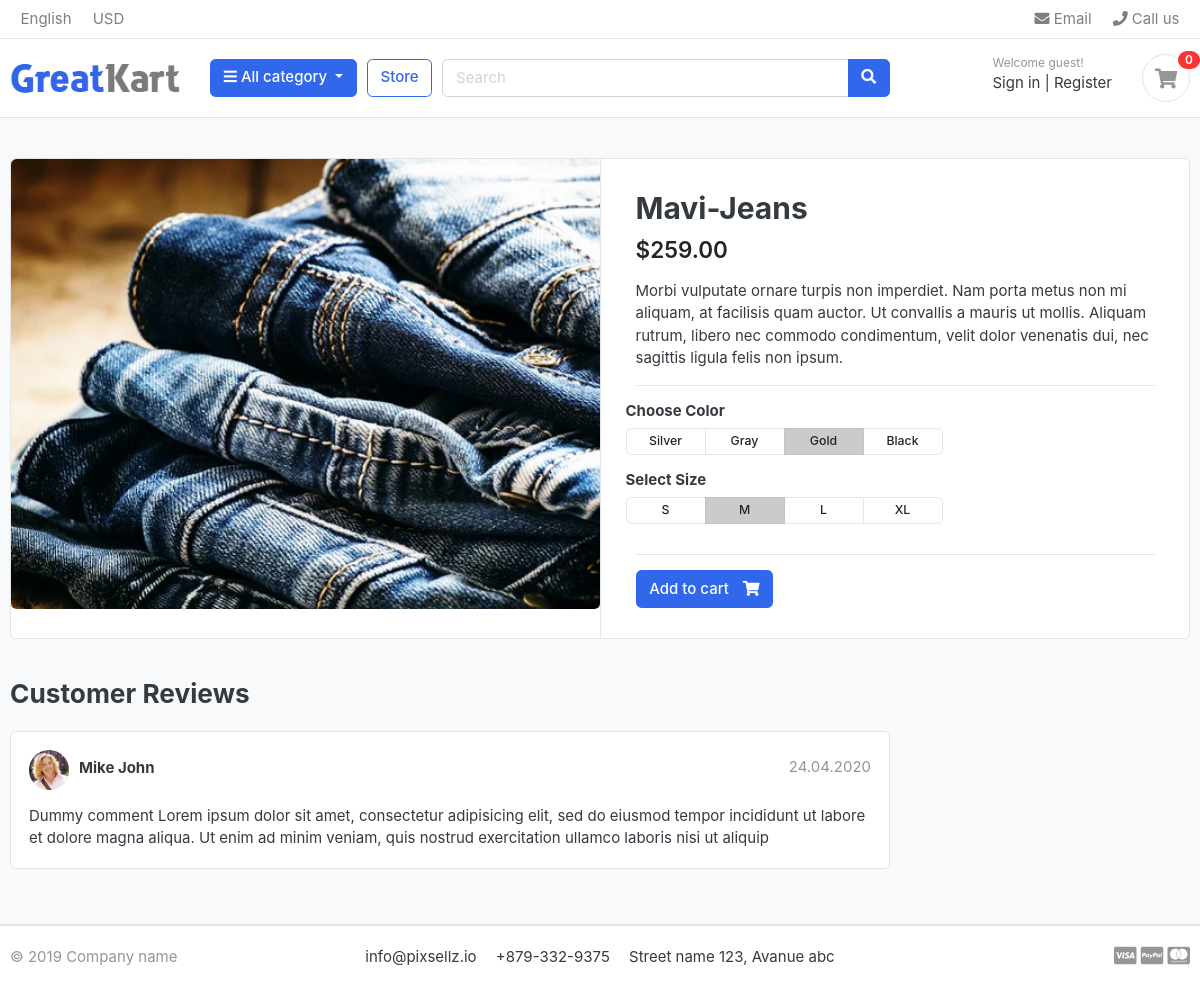
The page /store/jeans/mavi-jeans/ on the database its author committed.
### store/models.py (models this page shows, shortened)
class Product(models.Model):
    product_name = models.CharField(max_length=255 , unique=True)
    slug         = models.SlugField(max_length=255, unique=True)
    description  = models.TextField(max_length=1200 , blank= True)
    price        = models.DecimalField(max_digits=6, decimal_places=2)
    images       = models.ImageField(upload_to= 'photos/products', blank=True)
    stocks       = models.SmallIntegerField()
    is_available = models.BooleanField(default=True)
    category     = models.ForeignKey(Category , on_delete=models.CASCADE)
    created_date = models.DateTimeField(auto_now_add=True)
    modified_date= models.DateTimeField(auto_now= True)

### store/views.py (the view)
# urls.py: path('<slug:category_slug>/<slug:product_slug>/', views.product_detail, name = 'product_detail')
def product_detail(request,category_slug, product_slug):
    try:
        single_product = Product.objects.get(category__slug =category_slug, slug = product_slug )
    except Exception as e:
        raise e
    context = {
        'single_product' : single_product,
    }
    return render(request, 'store/product_detail.html',context)

### category/context_processors.py (called while the page is built)
def menu_links(request):
    links = Category.objects.all()
    return dict(links= links)

### category/models.py (called while the page is built)
    def get_url(self):
        return reverse('products_by_category' , args =[self.slug] )

### templates/store/product_detail.html
{% extends 'base.html' %}
{% load static %}
{% block content %}
<section class="section-content padding-y bg">
    <div class="container">
    <div class="card">
        <div class="row no-gutters">
            <aside class="col-md-6">
    <article class="gallery-wrap">
        <div class="img-big-wrap">
           <a href="#"><img src="{{ single_product.images.url}}"></a>
        </div>
    </article>
            </aside>
            <main class="col-md-6 border-left">
    <article class="content-body">
    <h2 class="title">{{single_product.product_name}}</h2>
    <div class="mb-3">
        <var class="price h4">${{single_product.price}}</var>
    </div>
    <p>{{single_product.description}}</p>
    <hr>
        <div class="row">
            <div class="item-option-select">
                <h6>Choose Color</h6>
                <div class="btn-group btn-group-sm btn-group-toggle" data-toggle="buttons">
                  <label class="btn btn-light">
                    <input type="radio" name="radio_color"> Silver
                  </label>
                  <label class="btn btn-light">
                    <input type="radio" name="radio_color" > Gray
                  </label>
                  <label class="btn btn-light active">
                    <input type="radio" name="radio_color checked"> Gold
                  </label>
                  <label class="btn btn-light">
                    <input type="radio" name="radio_color"> Black
                  </label>
                </div>
            </div>
        </div>
        <div class="row">
            <div class="item-option-select">
                <h6>Select Size</h6>
                <div class="btn-group btn-group-sm btn-group-toggle" data-toggle="buttons">
                  <label class="btn btn-light">
                    <input type="radio" name="radio_color"> S
                  </label>
                  <label class="btn btn-light active">
                    <input type="radio" name="radio_color" checked> M
                  </label>
                  <label class="btn btn-light">
                    <input type="radio" name="radio_color"> L
                  </label>
                  <label class="btn btn-light">
                    <input type="radio" name="radio_color"> XL
                  </label>
                </div>
            </div>
        </div>
        <hr>
        {% if single_product.stocks <= 0 %}
          <h5 class = "text-danger"> Out of Stock </h5>
          {% else %}
            <a href="./product-detail.html" class="btn  btn-primary"> <span class="text">Add to cart</span> <i class="fas fa-shopping-cart"></i>  </a>
          {% endif %}
    </article>
            </main>
        </div>
    </div>
    <br>
    <div class="row">
                <div class="col-md-9">
        <header class="section-heading">
            <h3>Customer Reviews </h3>
        </header>
        <article class="box mb-3">
            <div class="icontext w-100">
                <img src="{% static './images/avatars/avatar1.jpg' %}" class="img-xs icon rounded-circle">
                <div class="text">
                    <span class="date text-muted float-md-right">24.04.2020 </span>
                    <h6 class="mb-1">Mike John </h6>
                </div>
            </div>
            <div class="mt-3">
                <p>
                    Dummy comment Lorem ipsum dolor sit amet, consectetur adipisicing elit, sed do eiusmod
                    tempor incididunt ut labore et dolore magna aliqua. Ut enim ad minim veniam,
                    quis nostrud exercitation ullamco laboris nisi ut aliquip
                </p>
            </div>
        </article>
        </div>
    </div>
    </div>
    </section>
</body>
</html>
{% endblock %}

### static/css/ui.css (style rules this page uses)
html { font-family: "Inter", sans-serif; font-size: 15px; }
.content-body { flex: 1 1 auto; padding: 2rem 2.3rem; }
.img-xs, .img-sm, .img-md, .img-lg { -o-object-fit: cover; object-fit: cover; flex-shrink: 0; flex-grow: 0; }
.img-xs { width: 40px; height: 40px; }
.padding-y { padding-top: 40px; padding-bottom: 40px; }
var { font-style: normal; }
article:after, .form-group:after { display: block; clear: both; content: ""; }
.bg { background-color: #f8f9fa; }
.section-heading { margin-bottom: 20px; margin-top: 15px; }
p:last-child { margin-bottom: 0; }
.btn-light { background-color: #fff; border-color: #e4e4e4; }
.btn .text + i { margin-left: 10px; }
.icontext { display: inline-flex; align-items: center; vertical-align: middle; }
.icontext .text { width: 100%; line-height: 1.2; }
.icontext .icon { position: relative; margin-right: 10px; flex-shrink: 0; flex-grow: 0; }
.price { font-weight: 600; color: #212529; }
.box { padding: 18px; background: #fff; border-radius: 0.37rem; border: 1px solid #e4e4e4; }
.box img { max-width: 100%; }
.gallery-wrap .img-big-wrap { margin-bottom: 10px; border-radius: 0.37rem; overflow: hidden; background-color: #fff; }
.gallery-wrap .img-big-wrap a { text-align: center; display: block; }
.gallery-wrap .img-big-wrap img { height: 450px; width: auto; display: inline-block; }
.item-option-select { margin-bottom: 1rem; display: inline-block; margin-right: 15px; }
.item-option-select .btn { min-width: 80px; }

### rows shown on the page
Product: images (picture), product_name "Mavi-Jeans", price "259.00", description "Morbi vulputate ornare turpis non imperdiet. Nam porta metus non mi aliquam, at facilisis quam auctor. Ut convallis a mauris ut mollis. Aliquam rutrum, libero nec commodo condimentum, velit dolor venenatis dui, nec sagittis ligula felis non ipsum."
